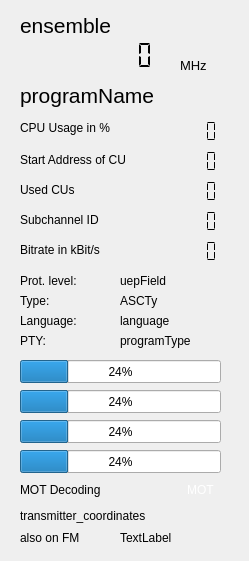
<?xml version="1.0" encoding="UTF-8"?>
<ui version="4.0">
 <class>technical_data</class>
 <widget class="QWidget" name="technical_data">
  <property name="geometry">
   <rect>
    <x>0</x>
    <y>0</y>
    <width>249</width>
    <height>561</height>
   </rect>
  </property>
  <property name="windowTitle">
   <string>Technical Details</string>
  </property>
  <widget class="QLCDNumber" name="startAddressDisplay">
   <property name="geometry">
    <rect>
     <x>160</x>
     <y>150</y>
     <width>64</width>
     <height>23</height>
    </rect>
   </property>
   <property name="frameShape">
    <enum>QFrame::NoFrame</enum>
   </property>
   <property name="segmentStyle">
    <enum>QLCDNumber::Flat</enum>
   </property>
  </widget>
  <widget class="QLCDNumber" name="lengthDisplay">
   <property name="geometry">
    <rect>
     <x>160</x>
     <y>180</y>
     <width>64</width>
     <height>23</height>
    </rect>
   </property>
   <property name="frameShape">
    <enum>QFrame::NoFrame</enum>
   </property>
   <property name="segmentStyle">
    <enum>QLCDNumber::Flat</enum>
   </property>
  </widget>
  <widget class="QLabel" name="language">
   <property name="geometry">
    <rect>
     <x>120</x>
     <y>310</y>
     <width>101</width>
     <height>21</height>
    </rect>
   </property>
   <property name="toolTip">
    <string>&lt;html&gt;&lt;head/&gt;&lt;body&gt;&lt;p&gt;Language (defined by provider)&lt;/p&gt;&lt;/body&gt;&lt;/html&gt;</string>
   </property>
   <property name="frameShape">
    <enum>QFrame::NoFrame</enum>
   </property>
   <property name="text">
    <string>language</string>
   </property>
  </widget>
  <widget class="QLabel" name="label">
   <property name="geometry">
    <rect>
     <x>20</x>
     <y>150</y>
     <width>141</width>
     <height>20</height>
    </rect>
   </property>
   <property name="text">
    <string>Start Address of CU</string>
   </property>
  </widget>
  <widget class="QLabel" name="label_2">
   <property name="geometry">
    <rect>
     <x>20</x>
     <y>180</y>
     <width>121</width>
     <height>20</height>
    </rect>
   </property>
   <property name="text">
    <string>Used CUs</string>
   </property>
  </widget>
  <widget class="QLabel" name="programType">
   <property name="geometry">
    <rect>
     <x>120</x>
     <y>330</y>
     <width>101</width>
     <height>21</height>
    </rect>
   </property>
   <property name="toolTip">
    <string>&lt;html&gt;&lt;head/&gt;&lt;body&gt;&lt;p&gt;PTY (Program Type)&lt;/p&gt;&lt;/body&gt;&lt;/html&gt;</string>
   </property>
   <property name="frameShape">
    <enum>QFrame::NoFrame</enum>
   </property>
   <property name="text">
    <string>programType</string>
   </property>
  </widget>
  <widget class="QLabel" name="l6">
   <property name="geometry">
    <rect>
     <x>20</x>
     <y>240</y>
     <width>121</width>
     <height>20</height>
    </rect>
   </property>
   <property name="text">
    <string>Bitrate in kBit/s</string>
   </property>
  </widget>
  <widget class="QLCDNumber" name="bitrateDisplay">
   <property name="geometry">
    <rect>
     <x>160</x>
     <y>240</y>
     <width>64</width>
     <height>23</height>
    </rect>
   </property>
   <property name="frameShape">
    <enum>QFrame::NoFrame</enum>
   </property>
   <property name="segmentStyle">
    <enum>QLCDNumber::Flat</enum>
   </property>
  </widget>
  <widget class="QLCDNumber" name="subChIdDisplay">
   <property name="geometry">
    <rect>
     <x>160</x>
     <y>210</y>
     <width>64</width>
     <height>23</height>
    </rect>
   </property>
   <property name="frameShape">
    <enum>QFrame::NoFrame</enum>
   </property>
   <property name="segmentStyle">
    <enum>QLCDNumber::Flat</enum>
   </property>
  </widget>
  <widget class="QLabel" name="label_6">
   <property name="geometry">
    <rect>
     <x>20</x>
     <y>210</y>
     <width>111</width>
     <height>20</height>
    </rect>
   </property>
   <property name="text">
    <string>Subchannel ID</string>
   </property>
  </widget>
  <widget class="QLabel" name="uepField">
   <property name="geometry">
    <rect>
     <x>120</x>
     <y>270</y>
     <width>101</width>
     <height>21</height>
    </rect>
   </property>
   <property name="minimumSize">
    <size>
     <width>0</width>
     <height>20</height>
    </size>
   </property>
   <property name="toolTip">
    <string>&lt;html&gt;&lt;head/&gt;&lt;body&gt;&lt;p&gt;Shows Protection Level and Type (A or B)&lt;/p&gt;&lt;/body&gt;&lt;/html&gt;</string>
   </property>
   <property name="frameShape">
    <enum>QFrame::NoFrame</enum>
   </property>
   <property name="text">
    <string>uepField</string>
   </property>
  </widget>
  <widget class="QLabel" name="ASCTy">
   <property name="geometry">
    <rect>
     <x>120</x>
     <y>290</y>
     <width>101</width>
     <height>21</height>
    </rect>
   </property>
   <property name="frameShape">
    <enum>QFrame::NoFrame</enum>
   </property>
   <property name="text">
    <string>ASCTy</string>
   </property>
  </widget>
  <widget class="QLabel" name="ensemble">
   <property name="geometry">
    <rect>
     <x>20</x>
     <y>10</y>
     <width>221</width>
     <height>31</height>
    </rect>
   </property>
   <property name="font">
    <font>
     <pointsize>16</pointsize>
    </font>
   </property>
   <property name="toolTip">
    <string>&lt;html&gt;&lt;head/&gt;&lt;body&gt;&lt;p&gt;Ensemble Name&lt;/p&gt;&lt;/body&gt;&lt;/html&gt;</string>
   </property>
   <property name="text">
    <string>ensemble</string>
   </property>
  </widget>
  <widget class="QLCDNumber" name="frequency">
   <property name="geometry">
    <rect>
     <x>20</x>
     <y>40</y>
     <width>141</width>
     <height>31</height>
    </rect>
   </property>
   <property name="font">
    <font>
     <pointsize>12</pointsize>
    </font>
   </property>
   <property name="toolTip">
    <string>&lt;html&gt;&lt;head/&gt;&lt;body&gt;&lt;p&gt;Frequency in MHz&lt;/p&gt;&lt;p&gt;Only shown when the input is not a pre-recorded file.&lt;/p&gt;&lt;/body&gt;&lt;/html&gt;</string>
   </property>
   <property name="frameShape">
    <enum>QFrame::NoFrame</enum>
   </property>
   <property name="frameShadow">
    <enum>QFrame::Raised</enum>
   </property>
   <property name="smallDecimalPoint">
    <bool>true</bool>
   </property>
   <property name="digitCount">
    <number>8</number>
   </property>
   <property name="segmentStyle">
    <enum>QLCDNumber::Flat</enum>
   </property>
  </widget>
  <widget class="QLabel" name="label_4">
   <property name="geometry">
    <rect>
     <x>180</x>
     <y>50</y>
     <width>41</width>
     <height>31</height>
    </rect>
   </property>
   <property name="font">
    <font>
     <pointsize>10</pointsize>
    </font>
   </property>
   <property name="toolTip">
    <string>&lt;html&gt;&lt;head/&gt;&lt;body&gt;&lt;p&gt;Frequency in MHz&lt;/p&gt;&lt;p&gt;Only shown when the input is not a pre-recorded file.&lt;/p&gt;&lt;/body&gt;&lt;/html&gt;</string>
   </property>
   <property name="text">
    <string>MHz</string>
   </property>
  </widget>
  <widget class="QProgressBar" name="ficError_display">
   <property name="geometry">
    <rect>
     <x>20</x>
     <y>360</y>
     <width>201</width>
     <height>23</height>
    </rect>
   </property>
   <property name="toolTip">
    <string>&lt;html&gt;&lt;head/&gt;&lt;body&gt;&lt;p&gt;Quality of FIC decoding, 100 is good&lt;/p&gt;&lt;/body&gt;&lt;/html&gt;</string>
   </property>
   <property name="value">
    <number>24</number>
   </property>
  </widget>
  <widget class="QProgressBar" name="frameError_display">
   <property name="geometry">
    <rect>
     <x>20</x>
     <y>390</y>
     <width>201</width>
     <height>23</height>
    </rect>
   </property>
   <property name="toolTip">
    <string>&lt;html&gt;&lt;head/&gt;&lt;body&gt;&lt;p&gt;Frame errors. Indication of the quality of the DAB+ frame detection. 100 is good.&lt;/p&gt;&lt;/body&gt;&lt;/html&gt;</string>
   </property>
   <property name="value">
    <number>24</number>
   </property>
  </widget>
  <widget class="QProgressBar" name="rsError_display">
   <property name="geometry">
    <rect>
     <x>20</x>
     <y>420</y>
     <width>201</width>
     <height>23</height>
    </rect>
   </property>
   <property name="toolTip">
    <string>&lt;html&gt;&lt;head/&gt;&lt;body&gt;&lt;p&gt;Quality of the DAB+ frames. &lt;/p&gt;&lt;p&gt;Indicator for the amount of times meaning the frames contain more errors than the Reed Solomon correction can correct. &lt;/p&gt;&lt;p&gt;100 is good.&lt;/p&gt;&lt;/body&gt;&lt;/html&gt;</string>
   </property>
   <property name="value">
    <number>24</number>
   </property>
  </widget>
  <widget class="QProgressBar" name="aacError_display">
   <property name="geometry">
    <rect>
     <x>20</x>
     <y>450</y>
     <width>201</width>
     <height>23</height>
    </rect>
   </property>
   <property name="toolTip">
    <string>&lt;html&gt;&lt;head/&gt;&lt;body&gt;&lt;p&gt;Indicator of the success rate of handling the AAC frames in the DAB+ transmissions.&lt;/p&gt;&lt;/body&gt;&lt;/html&gt;</string>
   </property>
   <property name="value">
    <number>24</number>
   </property>
  </widget>
  <widget class="QLabel" name="cpuLabel">
   <property name="geometry">
    <rect>
     <x>20</x>
     <y>118</y>
     <width>121</width>
     <height>20</height>
    </rect>
   </property>
   <property name="text">
    <string>CPU Usage in %</string>
   </property>
  </widget>
  <widget class="QLabel" name="programName">
   <property name="geometry">
    <rect>
     <x>20</x>
     <y>80</y>
     <width>221</width>
     <height>31</height>
    </rect>
   </property>
   <property name="font">
    <font>
     <pointsize>16</pointsize>
    </font>
   </property>
   <property name="toolTip">
    <string>&lt;html&gt;&lt;head/&gt;&lt;body&gt;&lt;p&gt;&lt;span style=&quot; font-size:14pt;&quot;&gt;Service name&lt;/span&gt;&lt;/p&gt;&lt;/body&gt;&lt;/html&gt;</string>
   </property>
   <property name="text">
    <string>programName</string>
   </property>
  </widget>
  <widget class="QLabel" name="motAvailable">
   <property name="geometry">
    <rect>
     <x>180</x>
     <y>480</y>
     <width>41</width>
     <height>20</height>
    </rect>
   </property>
   <property name="toolTip">
    <string>&lt;html&gt;&lt;head/&gt;&lt;body&gt;&lt;p&gt;Slide show indicator&lt;/p&gt;&lt;p&gt;Green means MOT frames are received.&lt;/p&gt;&lt;/body&gt;&lt;/html&gt;</string>
   </property>
   <property name="text">
    <string>&lt;html&gt;&lt;head/&gt;&lt;body&gt;&lt;p&gt;&lt;span style=&quot; color:#ffffff;&quot;&gt;MOT&lt;/span&gt;&lt;/p&gt;&lt;/body&gt;&lt;/html&gt;</string>
   </property>
   <property name="alignment">
    <set>Qt::AlignCenter</set>
   </property>
  </widget>
  <widget class="QLabel" name="label_7">
   <property name="geometry">
    <rect>
     <x>20</x>
     <y>480</y>
     <width>151</width>
     <height>20</height>
    </rect>
   </property>
   <property name="text">
    <string>MOT Decoding</string>
   </property>
  </widget>
  <widget class="QLabel" name="transmitter_coordinates">
   <property name="geometry">
    <rect>
     <x>20</x>
     <y>500</y>
     <width>201</width>
     <height>31</height>
    </rect>
   </property>
   <property name="toolTip">
    <string>&lt;html&gt;&lt;head/&gt;&lt;body&gt;&lt;p&gt;In EN300401 (2017) the possibility of passing transmitter coordinates through the FIC is cancelled.&lt;/p&gt;&lt;p&gt;The numbers given here are an estimate if the mainId and subId as derived from the null period.&lt;/p&gt;&lt;/body&gt;&lt;/html&gt;</string>
   </property>
   <property name="text">
    <string>transmitter_coordinates</string>
   </property>
  </widget>
  <widget class="QLabel" name="label_5">
   <property name="geometry">
    <rect>
     <x>20</x>
     <y>270</y>
     <width>91</width>
     <height>21</height>
    </rect>
   </property>
   <property name="minimumSize">
    <size>
     <width>0</width>
     <height>17</height>
    </size>
   </property>
   <property name="text">
    <string>Prot. level:</string>
   </property>
  </widget>
  <widget class="QLabel" name="label_8">
   <property name="geometry">
    <rect>
     <x>20</x>
     <y>290</y>
     <width>91</width>
     <height>21</height>
    </rect>
   </property>
   <property name="text">
    <string>Type:</string>
   </property>
  </widget>
  <widget class="QLabel" name="label_9">
   <property name="geometry">
    <rect>
     <x>20</x>
     <y>310</y>
     <width>91</width>
     <height>21</height>
    </rect>
   </property>
   <property name="text">
    <string>Language:</string>
   </property>
  </widget>
  <widget class="QLabel" name="label_10">
   <property name="geometry">
    <rect>
     <x>20</x>
     <y>330</y>
     <width>91</width>
     <height>21</height>
    </rect>
   </property>
   <property name="text">
    <string>PTY:</string>
   </property>
  </widget>
  <widget class="QLCDNumber" name="cpuMonitor">
   <property name="geometry">
    <rect>
     <x>160</x>
     <y>120</y>
     <width>64</width>
     <height>23</height>
    </rect>
   </property>
   <property name="frameShape">
    <enum>QFrame::NoFrame</enum>
   </property>
   <property name="segmentStyle">
    <enum>QLCDNumber::Flat</enum>
   </property>
  </widget>
  <widget class="QLabel" name="fmLabel">
   <property name="geometry">
    <rect>
     <x>20</x>
     <y>530</y>
     <width>81</width>
     <height>16</height>
    </rect>
   </property>
   <property name="text">
    <string>also on FM</string>
   </property>
  </widget>
  <widget class="QLabel" name="fmFrequency">
   <property name="geometry">
    <rect>
     <x>120</x>
     <y>530</y>
     <width>81</width>
     <height>16</height>
    </rect>
   </property>
   <property name="text">
    <string>TextLabel</string>
   </property>
  </widget>
 </widget>
 <resources/>
 <connections/>
</ui>
